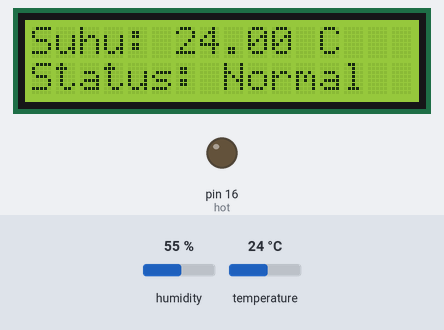
This sketch was run on a simulated Arduino Uno, built with avr-gcc and run on an emulated ATmega328P. On the bench: 16×2 character LCD, output pins drawn as LEDs (lit = HIGH). The inputs (shaded band) are chosen by the test bench; at power-on: temperature 24 °C, humidity 55 %. Pins used as bus, display or sensor lines are not drawn; what the sketch prints to the serial monitor is not drawn.

Above: at 1.2 s.
1.3 s: temperature set to 26 °C
At 3.0 s:
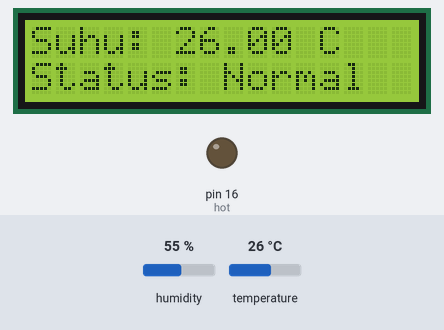
8.3 s: temperature set to 29 °C
At 11.4 s:
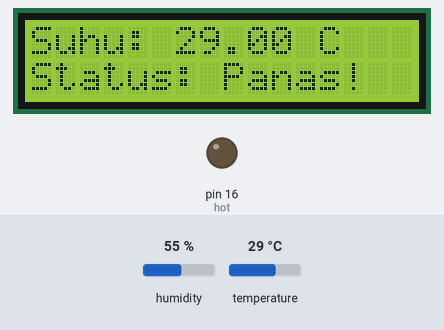
15.3 s: temperature set to 12 °C
At 16.1 s:
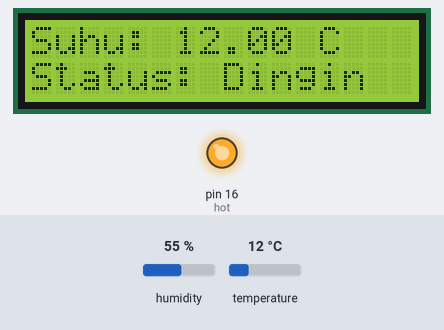
Timing chart, 0 to 19.1 s (numbered marks = the images above; inputs shaded):
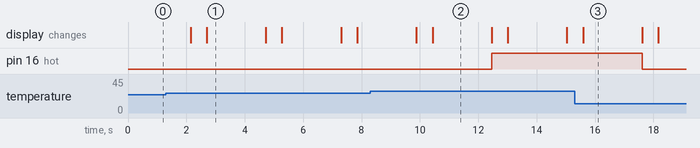

Measured:
- the behaviour switches between 27 and 28 °C on temperature (found by bisection; images 1 and 2)
- after the input at 1.3 s, the display: first differs from a run without the input after 1.4 s (image 1)
- after the input at 8.3 s, pin 16 (hot): LOW → HIGH after 4.2 s; the display: first differs from a run without the input after 2.1 s (image 2)
- after the input at 15.3 s, pin 16 (hot): HIGH → LOW after 2.3 s; the display: changes after 0.29 s (image 3)
- what the display in image 1 shows lasts 2.0 s, from 2.7 s to 4.7 s

The sketch:

lcd_dht_suhu.ino
```cpp
#include <Wire.h>
#include <LiquidCrystal_I2C.h>
#include <DHT.h>

#define DHTPIN 14  // Pin D5 untuk sensor DHT11
#define DHTTYPE DHT11

DHT dht(DHTPIN, DHTTYPE);
LiquidCrystal_I2C lcd(0x27, 16, 2);  // Alamat LCD 0x27, 16 karakter, 2 baris

int hot = 16;    // D0 (LED merah)
int normal = 0;  // D3 (LED kuning)
int cold = 2;    // D4 (LED biru)

void setup() {
  Serial.begin(9600);
  dht.begin();
  lcd.init();
  lcd.backlight();

  pinMode(hot, OUTPUT);
  pinMode(normal, OUTPUT);
  pinMode(cold, OUTPUT);
}

void loop() {
  float suhu = dht.readTemperature(); // Baca suhu dalam Celsius

  if (isnan(suhu)) {
    Serial.println("Gagal membaca DHT11!");
    return;
  }

  Serial.print("Suhu: ");
  Serial.print(suhu);
  Serial.println(" °C");

  lcd.clear();
  lcd.setCursor(0, 0);
  lcd.print("Suhu: ");
  lcd.print(suhu);
  lcd.print(" C");

  // Menentukan kondisi suhu
  if (suhu >= 28) {
    lcd.setCursor(0, 1);
    lcd.print("Status: Panas!");
    delay(2000);
    lcd.clear();
    lcd.setCursor(0, 0);
    lcd.print("Led1: 1");
    lcd.setCursor(0, 1);
    lcd.print("Led2: 0");
    lcd.setCursor(9, 1);
    lcd.print("Led3: 0");
    digitalWrite(hot, HIGH);
    digitalWrite(normal, LOW);
    digitalWrite(cold, LOW);
  } else if (suhu >= 20) {
    lcd.setCursor(0, 1);
    lcd.print("Status: Normal");
    delay(2000);
    lcd.clear();
    lcd.setCursor(0, 0);
    lcd.print("Led1: 0");
    lcd.setCursor(0, 1);
    lcd.print("Led2: 1");
    lcd.setCursor(9, 1);
    lcd.print("Led3: 0");
    digitalWrite(hot, LOW);
    digitalWrite(normal, HIGH);
    digitalWrite(cold, LOW);
  } else {
    lcd.setCursor(0, 1);
    lcd.print("Status: Dingin");
    delay(2000);
    lcd.clear();
    lcd.setCursor(0, 0);
    lcd.print("Led1: 0");
    lcd.setCursor(0, 1);
    lcd.print("Led2: 0");
    lcd.setCursor(9, 1);
    lcd.print("Led3: 1");
    digitalWrite(hot, LOW);
    digitalWrite(normal, LOW);
    digitalWrite(cold, HIGH);
  }

  delay(500); // Tunggu 2 detik sebelum membaca ulang
}
```
